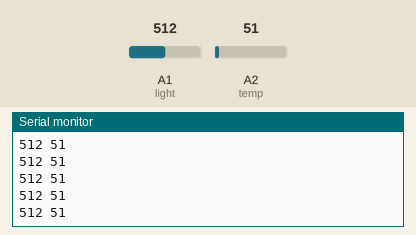
Recording of a sketch running on a simulated Arduino Uno, built with avr-gcc and run on an emulated ATmega328P. Parts: the last lines printed to the serial monitor. The test bench sets the inputs (shaded band); at power-on: A2 (temp) = 51, A1 (light) = 512.

Above: at 7.2 s.
7.3 s: A2 (temp) set to 94
At 7.34 s:
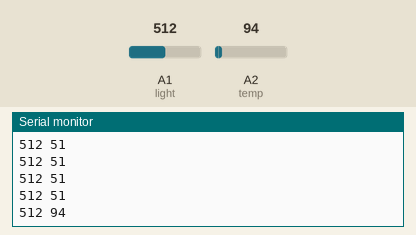
8.8 s: A2 (temp) set to 110
At 8.81 s:
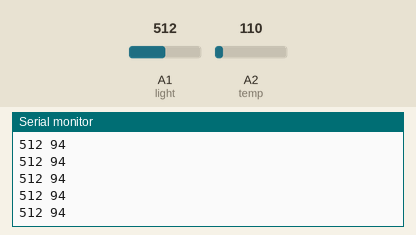
Timing chart, 0 to 11.3 s (numbered marks = the images above; inputs shaded):
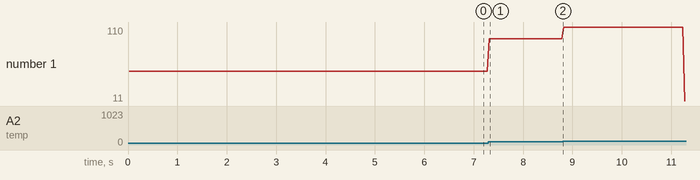

The sketch:

TestTempLightReading.ino
```cpp
int light = A1;
int temp = A2;
int lightRead = 0;
int tempRead = 0;
float vLight = 0;
float vTemp = 0;

void setup() {
  Serial.begin(9600);
  pinMode(lightRead, INPUT);
  pinMode(tempRead, INPUT);

}

void loop() {
  lightRead = analogRead(light);
  delay(10);
  lightRead = analogRead(light);
  delay(10);

  vLight = (lightRead * 5.0)/1024.0;

  Serial.print(lightRead);
  Serial.print(' ');

  tempRead = analogRead(temp);
  delay(10);
  tempRead = analogRead(temp);
  delay(10);

  vTemp = (tempRead * 5.0)/1024.0;

  Serial.println(tempRead);
}
```

Measured:
- after the input at 7.3 s, the serial monitor: prints a new line at once (image 1)
- plotted number 1: 51 → 94 after the input at 7.3 s, 94 → 11 after the input at 8.8 s
